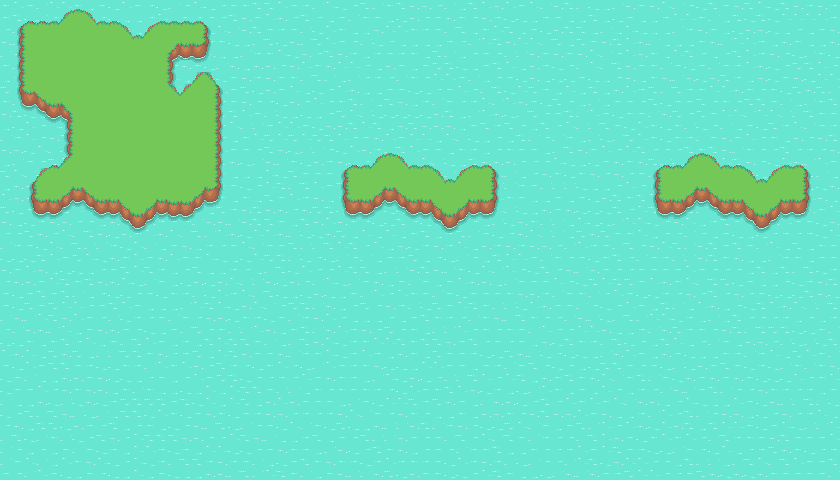

This is a level from a 2D game, rendered from its Tiled map with the project's own tilesets. A one-line summary and the map file follow, with tile-layer data summarised:
An orthogonal 70x40 tile map with 12x12 px tiles, 2 tile layers (Ocean, Land), 1 hidden layer not drawn.

<map version="1.9" tiledversion="1.9.2" orientation="orthogonal" renderorder="right-down" width="70" height="40" tilewidth="12" tileheight="12" infinite="0" nextlayerid="4" nextobjectid="1">
 <tileset firstgid="1" source="cv.tsx" />
 <layer id="1" name="Ocean" width="70" height="40">
  <data>[2800 cells, 2800 non-empty, 9 distinct tile ids]</data>
 </layer>
 <layer id="2" name="Land" width="70" height="40">
  <data>[2800 cells, 525 non-empty, 125 distinct tile ids]</data>
 </layer>
 <layer id="3" name="Bridge" width="70" height="40" visible="0">
  <data>[2800 cells, 38 non-empty, 15 distinct tile ids]</data>
 </layer>
</map>